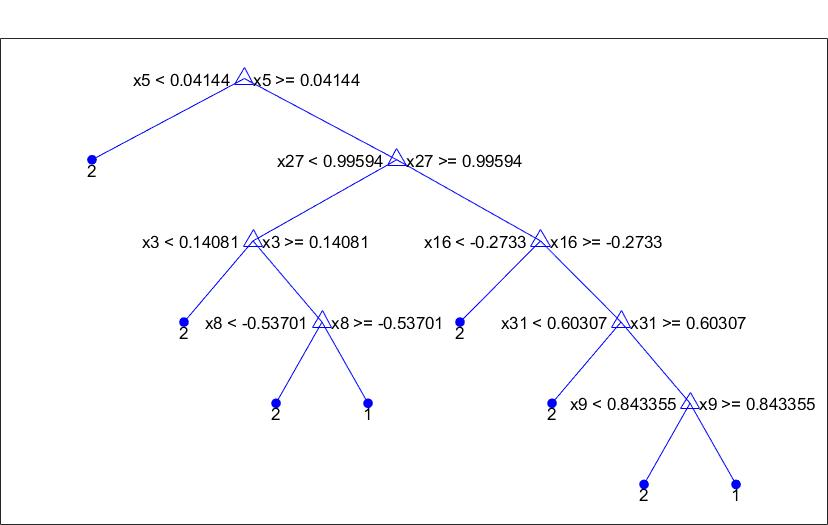
//> input picture Machine Learning from Data (UPC)/ML-Lab6/best_pre-pruning.jpg, 828 x 525 px
$ ./LAB3 '../../../../../Machine Learning from Data (UPC)/ML-Lab6/best_pre-pruning.jpg'   (built with g++ and OpenCV 4)
//> lines starting //> are read from the running program, lines starting //| are printed output that depends on the picture; after the words box and inside, x2 and y2 are one past the last pixel; in counts of white or black regions, pixels touching at a corner belong together
### Computer Vision/CV Lab 3/Lab3_report/Lab3_report/CV_Lab3_code/filter.h
#include <opencv2/core.hpp>
#include <opencv2/highgui.hpp>
#include <opencv2/imgproc.hpp>

// Generic class implementing a filter with the input and output image data and the parameters
class Filter{

// Methods

public:

	// constructor
	// input_img: image to be filtered
	// filter_size : size of the kernel/window of the filter
	Filter(cv::Mat input_img, int filter_size);

	// perform filtering (in base class do nothing, to be reimplemented in the derived filters)
	void doFilter();

	// get the output of the filter
	cv::Mat getResult();

	//set the window size (square window of dimensions size x size)
	void setSize(int size);

	//get the Window Size
	int getSize();

// Data

protected:

	// input image
	cv::Mat input_image;

	// output image (filter result)
	cv::Mat result_image;

	// window size
	int filter_size;


};

// Gaussian Filter
class GaussianFilter : public Filter  {

 public:

 		GaussianFilter(cv::Mat input_img, int kernel_size, double std_dev);

	 	void doFilter();

 protected:

 		double sigma;
};

class MedianFilter : public Filter {

	public:

		MedianFilter(cv::Mat input_img, int kernel_size);

 		void doFilter();

};


class BilateralFilter : public Filter {

	public:

 		BilateralFilter(cv::Mat input_img, int kernel_size, double range_std_dev, double spatial_std_dev);

 		void doFilter();

	protected:

		double sigma_range;
 		double sigma_space;

};

### Computer Vision/CV Lab 3/Lab3_report/Lab3_report/CV_Lab3_code/filter.cpp
#include <opencv2/core.hpp>
#include <opencv2/highgui.hpp>
#include <opencv2/imgproc.hpp>
#include "filter.h"

//using namespace cv;

	// constructor
	Filter::Filter(cv::Mat input_img, int size) {

		input_image = input_img;
		if (size % 2 == 0)
			size++;
		filter_size = size;
	}

	// for base class do nothing (in derived classes it performs the corresponding filter)
	// [6 lines left out: function doFilter, not called in this run]

	// get output of the filter
	cv::Mat Filter::getResult() {

		return result_image;
	}

	//set window size (it needs to be odd)
	// [12 lines left out: functions setSize, getSize, not called in this run]


	// Write your code to implement the Gaussian, median and bilateral filters

	// Gaussian Filter

		GaussianFilter::GaussianFilter(cv::Mat input_img, int kernel_size, double std_dev) : Filter::Filter(input_img, kernel_size)
		{
			sigma = std_dev;
		}

		void GaussianFilter::doFilter() {
			result_image = input_image.clone();
			cv::GaussianBlur(input_image, result_image, cv::Size(filter_size,filter_size) , sigma);
		}

	 // Median Filter

	 	MedianFilter::MedianFilter(cv::Mat input_img, int kernel_size) : Filter::Filter(input_img, kernel_size) {}


	 	void MedianFilter::doFilter()	{
			result_image = input_image.clone();
			cv::medianBlur(input_image, result_image, filter_size);
		}

	 // Bilateral Filter

	 BilateralFilter::BilateralFilter(cv::Mat input_img, int kernel_size, double range_std_dev, double spatial_std_dev) :
	 																																					Filter::Filter(input_img, kernel_size)
		{
		sigma_range	= range_std_dev;
		sigma_space = spatial_std_dev;
		}


		void BilateralFilter::doFilter()	{
			result_image = input_image.clone();
			cv::bilateralFilter(input_image, result_image, filter_size, sigma_range, sigma_space);
		}

### Computer Vision/CV Lab 3/Lab3_report/Lab3_report/CV_Lab3_code/LAB3.cpp

// include openCV and standard headers
  #include "opencv2/core/core_c.h"
  #include "opencv2/core/core.hpp"
  #include "opencv2/flann/miniflann.hpp"
  #include "opencv2/imgproc/imgproc_c.h"
  #include "opencv2/imgproc/imgproc.hpp"
  #include "opencv2/video/video.hpp"
  #include "opencv2/features2d/features2d.hpp"
  #include "opencv2/objdetect/objdetect.hpp"
  #include "opencv2/calib3d/calib3d.hpp"
  #include "opencv2/ml/ml.hpp"
  #include "opencv2/highgui/highgui_c.h"
  #include "opencv2/highgui/highgui.hpp"
  #include <iostream>
  #include <opencv2/opencv.hpp>

  #include "filter.cpp"

  using namespace std;
  using namespace cv;

  // hists = vector of 3 cv::mat of size nbins=256 with the 3 histograms
  // e.g.: hists[0] = cv:mat of size 256 with the red histogram
  //       hists[1] = cv:mat of size 256 with the green histogram
  //       hists[2] = cv:mat of size 256 with the blue histogram
  void showHistogram(std::vector<cv::Mat>& hists)
  {
    // Min/Max computation
    double hmax[3] = {0,0,0};
    double min;
    cv::minMaxLoc(hists[0], &min, &hmax[0]);
    cv::minMaxLoc(hists[1], &min, &hmax[1]);
    cv::minMaxLoc(hists[2], &min, &hmax[2]);

    std::string wname[3] = { "blue", "green", "red" };
    cv::Scalar colors[3] = { cv::Scalar(255,0,0), cv::Scalar(0,255,0),
                             cv::Scalar(0,0,255) };

    std::vector<cv::Mat> canvas(hists.size());

    // Display each histogram in a canvas
    for (int i = 0, end = hists.size(); i < end; i++)
    {
      canvas[i] = cv::Mat::ones(125, hists[0].rows, CV_8UC3);

      for (int j = 0, rows = canvas[i].rows; j < hists[0].rows-1; j++)
      {
        cv::line(
              canvas[i],
              cv::Point(j, rows),
              cv::Point(j, rows - (hists[i].at<float>(j) * rows/hmax[i])),
              hists.size() == 1 ? cv::Scalar(200,200,200) : colors[i],
              1, 8, 0
              );
      }

      cv::imshow(hists.size() == 1 ? "value" : wname[i], canvas[i]);
    }
  }


/////////////////////////////////////////////////////////////////////////////
Mat target_image;
int ksM;
int ksM_max=100;
int ksG;
int ksG_max=100;
int ksB;
int ksB_max=100;
int sigma;
int sigma_max = 100;
int spatial_sigma;
int s_sigma_max=100;
int color_sigma;
int c_sigma_max=255;


/*
 * @function on_trackbar
 * @brief Callback for trackbar
 */
  void on_trackbar_median( int, void* )
  {
    MedianFilter MedianF = MedianFilter(target_image,ksM);
    MedianF.doFilter();
    imshow( "Median Filter", MedianF.getResult() ); // M_filt.getResult() );
  }

  void on_trackbar_gaussian( int, void* )
  {
    GaussianFilter GaussF = GaussianFilter(target_image,ksG, (double) sigma);
    GaussF.doFilter();
    imshow( "Gaussian Filter", GaussF.getResult()); // M_filt.getResult() );
  }
  void on_trackbar_bilateral( int,  void* )
  {
    BilateralFilter BilatF = BilateralFilter(target_image, 6*spatial_sigma,  (double)  color_sigma,  (double)  spatial_sigma);
    BilatF.doFilter();
    imshow( "Bilateral Filter", BilatF.getResult()); // M_filt.getResult() );
  }


//////////////////////////////////////////////////////////////////////////////


int main(int argc, char** argv)
{
  // read image into cv::Mat input_img and visualize

  cv::Mat img = cv::imread(argv[1]);
//> img is the input picture: 525 rows x 828 cols, CV_8UC3; mean B, G, R 249.8, 248.9, 248.9
  // [8 lines of commented-out code are left out]
  cv::Mat *ch1, *ch2, *ch3;
  vector<Mat> BGRchannels(3); // "channels" is a vector of 3 Mat arrays:
  cv::split(img, BGRchannels); // split img:
  // get the channels (dont forget they follow BGR order in OpenCV)
  ch1 = &BGRchannels[0];
  ch2 = &BGRchannels[1];
  ch3 = &BGRchannels[2];

  // Settting histograms parameters
  int nBins [1] = { 256 };
  float range[] = { 0, 255 } ;
  const float* histRange = { range };

  // Computing the original histograms
  cv::Mat histB , histG , histR; //histograms of each channel
  cv::calcHist(ch1,1, 0 , cv::Mat(), histB, 1, nBins, &histRange, true, false );
//> histB = 256 values, max 6556 at index 253, min 0 at index 255, mean 176.2
  cv::calcHist(ch2,1, 0, cv::Mat(), histG, 1, nBins, &histRange, true, false );
//> histG = 256 values, max 9360 at index 254, min 0 at index 255, mean 192.1
  cv::calcHist(ch3,1, 0, cv::Mat(), histR, 1, nBins, &histRange, true, false );
//> histR = 256 values, max 8116 at index 254, min 0 at index 255, mean 189.1

  //Creating a reference to the vector of histograms for future display
  std::vector<cv::Mat> originalHist;
  originalHist.push_back(histB);
  originalHist.push_back(histG);
  originalHist.push_back(histR);
  std::vector<cv::Mat>& ref_originalHist = originalHist;

      //Histogram equalization of each channel
  cv::Mat equalized1 , equalized2 , equalized3 ; // equalized channels
  cv::equalizeHist(*ch1,equalized1);
  cv::equalizeHist(*ch2,equalized2);
  cv::equalizeHist(*ch3,equalized3);
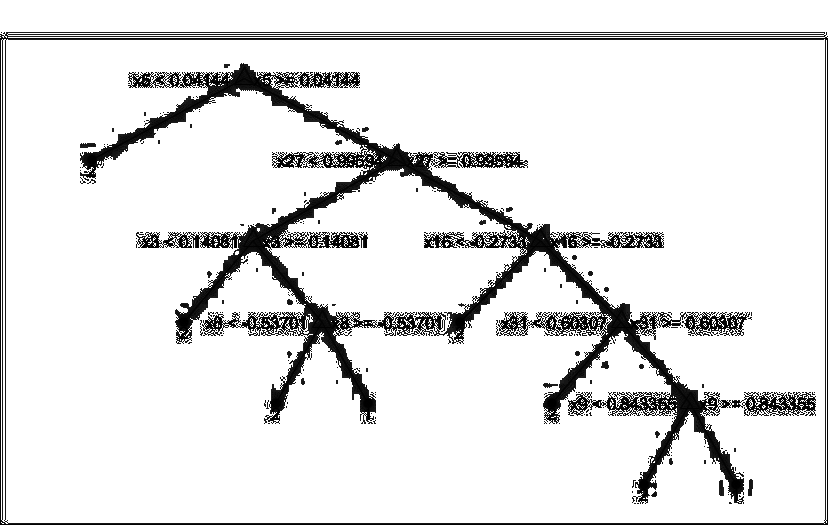
//> equalized3: 525 rows x 828 cols, CV_8UC1; min 0, max 255, mean 228.2
  cv::Mat *ch1_eq, *ch2_eq, *ch3_eq;
  ch1_eq = &equalized1;
  ch2_eq = &equalized2;
  ch3_eq = &equalized3;

  // Computing the equalized histograms
  cv::Mat eq_histB , eq_histG , eq_histR; //histograms of each channel
  cv::calcHist(ch1_eq,1, 0, cv::Mat(), eq_histB, 1, nBins, &histRange, true, false );
//> eq_histB = 256 values, max 6556 at index 24, min 0 at index 16, mean 176.2
  cv::calcHist(ch2_eq,1, 0, cv::Mat(), eq_histG, 1, nBins, &histRange, true, false );
//> eq_histG = 256 values, max 9360 at index 28, min 0 at index 18, mean 192.1
  cv::calcHist(ch3_eq,1, 0, cv::Mat(), eq_histR, 1, nBins, &histRange, true, false );
//> eq_histR = 256 values, max 8116 at index 28, min 0 at index 17, mean 189.1

  //Creating a reference to the vector of histograms for future display
  std::vector<cv::Mat> equalizedHist;
  equalizedHist.push_back(eq_histB);
  equalizedHist.push_back(eq_histG);
  equalizedHist.push_back(eq_histR);
  std::vector<cv::Mat>& ref_equalizedHist = equalizedHist;


  //Merging the three channels back ogether
  std::vector<cv::Mat> array_to_merge;

  array_to_merge.push_back(equalized1);
  array_to_merge.push_back(equalized2);
  array_to_merge.push_back(equalized3);

  cv::Mat BGR_equalized;

  cv::merge(array_to_merge, BGR_equalized);
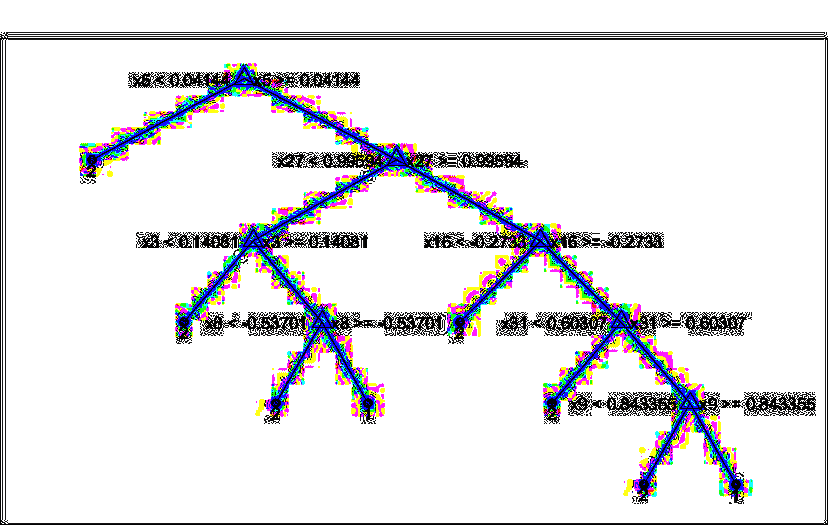
//> BGR_equalized: 525 rows x 828 cols, CV_8UC3; mean B, G, R 229.9, 227.8, 228.2

  /// Display original image and its histograms
  String source_window = "Original Image";
  namedWindow( source_window, CV_WINDOW_AUTOSIZE );
  imshow( source_window, img );
  showHistogram(ref_originalHist);
//> in showHistogram, `cv::minMaxLoc(hists[0], &min, &hmax[0]);`: min = 0; hmax = [6556, 0, 0]
//> in showHistogram, `cv::minMaxLoc(hists[1], &min, &hmax[1]);`: hmax = [6556, 9360, 0]
//> in showHistogram, `cv::minMaxLoc(hists[2], &min, &hmax[2]);`: hmax = [6556, 9360, 8116]
//> the loop in showHistogram, `for (int i = 0, end = hists.size(); i < end; i++)` made 3 passes
//> after the loop in showHistogram, `for (int i = 0, end = hists.size(); i < end; i++)`:
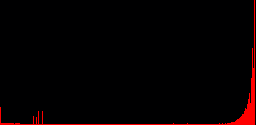
//> canvas[2]: 125 rows x 256 cols, CV_8UC3; mean B, G, R 1, 0, 6.8

  waitKey(0); // Wait for any keystroke in any one of the windows

  /// Display equalized image and histograms

  String equalized_window = "Equalized BGR Components Histogram Image";
  namedWindow( equalized_window, CV_WINDOW_AUTOSIZE );
  imshow( equalized_window, BGR_equalized );
  showHistogram(ref_equalizedHist);
//> in showHistogram (call 2), `cv::minMaxLoc(hists[0], &min, &hmax[0]);`: hmax = [6556, 0, 0]
//> in showHistogram (call 2), `cv::minMaxLoc(hists[1], &min, &hmax[1]);`: hmax = [6556, 9360, 0]
//> in showHistogram (call 2), `cv::minMaxLoc(hists[2], &min, &hmax[2]);`: hmax = [6556, 9360, 8116]
//> the loop in showHistogram (call 2), `for (int i = 0, end = hists.size(); i < end; i++)` made 3 passes
//> after the loop in showHistogram (call 2), `for (int i = 0, end = hists.size(); i < end; i++)`:
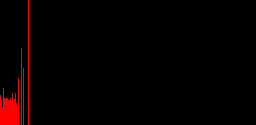
//> canvas[2]: 125 rows x 256 cols, CV_8UC3; 4.68% of pixels changed, all inside (x1, y1, x2, y2) = (0, 0, 255, 125)

  waitKey(0); // Wait for any keystroke in any one of the windows


  ////////////////////////////////////////// Change color space to HSV and equalize /////////////////////////////////
  Mat HSV_img;
  cv::cvtColor(img, HSV_img, CV_RGB2HSV);
//> HSV_img: 525 rows x 828 cols, CV_8UC3; mean H, S, V 8.9, 2, 250.1

  //Split the image into 3 channels; H, S and V channels respectively
  vector<Mat> HSVchannels(3);
  cv::split(HSV_img, HSVchannels);
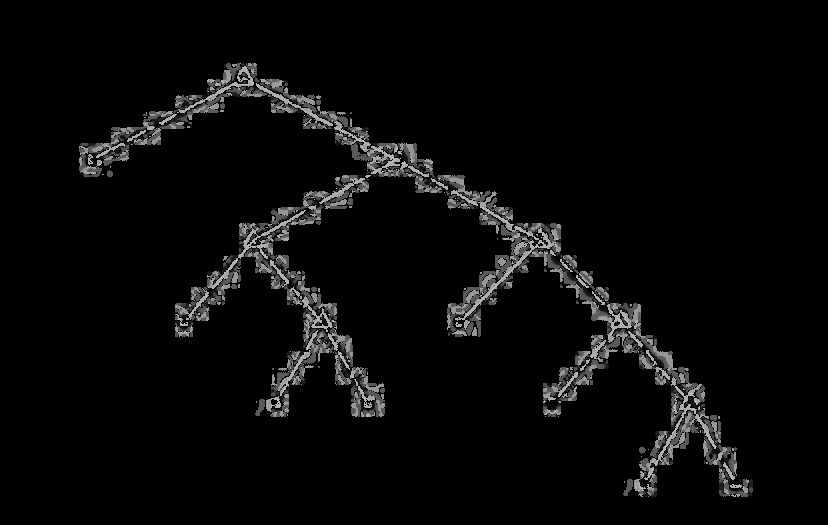
//> HSVchannels[0]: 525 rows x 828 cols, CV_8UC1; min 0, max 179, mean 8.9
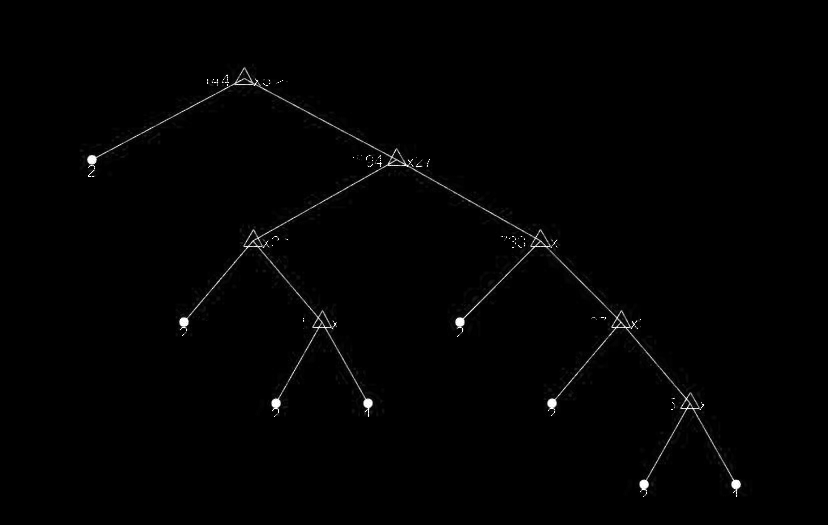
//> HSVchannels[1]: 525 rows x 828 cols, CV_8UC1; min 0, max 255, mean 2
  cv::Mat *ch4;
  ch4 = &HSVchannels[2];
  //Compute the original histogram of the V channel
  cv::Mat histV;
  cv::calcHist(ch4,1, 0, cv::Mat(), histV, 1, nBins, &histRange, true, false );
//> histV = 256 values, max 4048 at index 254, min 0 at index 255, mean 126.6

  //Equalize only the V channel histogram
  cv::equalizeHist(HSVchannels[2], HSVchannels[2]);
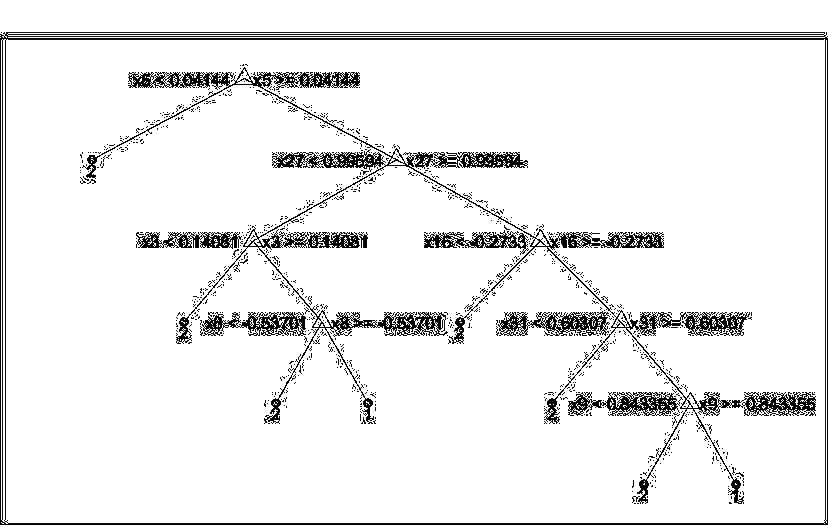
//> HSVchannels[2]: 525 rows x 828 cols, CV_8UC1; min 0, max 255, mean 236.7
  cv::Mat *eq_ch4;
  eq_ch4 = &HSVchannels[2];

  // Compute the equalized histogram
  cv::Mat eq_histV;
  cv::calcHist(eq_ch4,1, 0, cv::Mat(), eq_histV, 1, nBins, &histRange, true, false );
//> eq_histV = 256 values, max 4048 at index 19, min 0 at index 15, mean 126.6

  //Merge 3 channels in the vector to form the color image in HSV color space.
  cv::Mat HSV_equalized;
  cv::merge(HSVchannels, HSV_equalized);
//> HSV_equalized: 525 rows x 828 cols, CV_8UC3; mean H, S, V 8.9, 2, 236.7

  //Convert the histogram equalized image from HSV to BGR color space again
  cv::cvtColor(HSV_equalized, HSV_equalized, CV_HSV2BGR);

  //Define the names of windows
  String windowNameOfOriginalImage = "Original Image";
  String windowNameOfBGR_equalized = "Equalized BGR Components Histogram Image";
  String windowNameOfHSV_equalized = "Brigthness (or value V of HSV) Histogram Equalized Image";

  // Create windows with the above names
  namedWindow(windowNameOfOriginalImage, CV_WINDOW_AUTOSIZE);
  namedWindow(windowNameOfBGR_equalized, CV_WINDOW_AUTOSIZE);
  namedWindow(windowNameOfHSV_equalized, CV_WINDOW_AUTOSIZE );

  // Show images inside the created windows.
  imshow(windowNameOfOriginalImage, img);
  imshow(windowNameOfBGR_equalized, BGR_equalized);
  imshow(windowNameOfHSV_equalized, HSV_equalized);

  waitKey(0); // Wait for any keystroke in any one of the windows

  imwrite( "/home/francesco/Desktop/OriginalImage.jpg", img );
  imwrite( "/home/francesco/Desktop/BGR_equalized.jpg",BGR_equalized );
  imwrite( "/home/francesco/Desktop/HSV_equalize.jpg", HSV_equalized );

  destroyAllWindows(); //Destroy all opened windows


  ///////////////////////////////////// Image denoising with trackbar implementation//////////////////////////////////////////

  target_image = BGR_equalized ;

  ksM = 0;
  ksG = 0;
  ksB = 0;
  sigma = 0;
  spatial_sigma = 0;
  color_sigma=0;

  namedWindow("Median Filter", 1);
  char Trackbar1Name[50];
  sprintf( Trackbar1Name, "Kernel size from 0 to %d", ksM_max );
  createTrackbar( Trackbar1Name, "Median Filter", &ksM, ksM_max, on_trackbar_median );
  on_trackbar_median( ksM, 0 );

  namedWindow("Gaussian Filter", 1);
  char Trackbar2Name[50];
  char Trackbar3Name[50];
  sprintf( Trackbar2Name, "Kernel size from 0 to %d",ksG_max );
  sprintf( Trackbar3Name, "Sigma from 0 to %d", sigma_max );
  createTrackbar( Trackbar2Name, "Gaussian Filter", &ksG, ksG_max, on_trackbar_gaussian );
  createTrackbar( Trackbar3Name, "Gaussian Filter", &sigma, sigma_max, on_trackbar_gaussian );
  on_trackbar_gaussian(ksG, 0);

  namedWindow("Bilateral Filter", 1);
  char Trackbar4Name[50];
  char Trackbar5Name[50];
  sprintf( Trackbar4Name, "Sigma space from 0 to %d", s_sigma_max);
  sprintf( Trackbar5Name, "Sigma colour from 0 to %d", c_sigma_max );
  createTrackbar( Trackbar4Name, "Bilateral Filter", &spatial_sigma, s_sigma_max, on_trackbar_bilateral );
  createTrackbar( Trackbar5Name, "Bilateral Filter", &color_sigma, c_sigma_max, on_trackbar_bilateral );
  on_trackbar_bilateral(spatial_sigma, 0);


  waitKey(0); /// Wait until user exits the program
  return 0;
}
